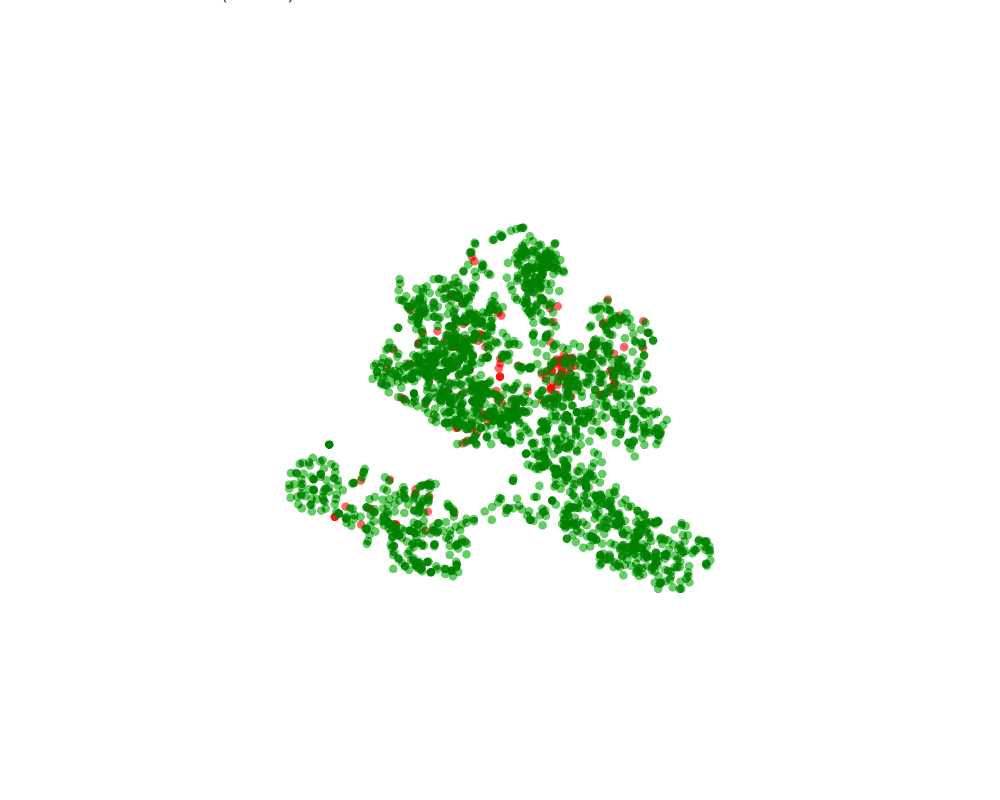

The notebook cell saved with this chart:
### Code cell
title = "Sentences with 'liber' (N={})".format(len(sentences))
fig = go.Figure(data=go.Scatter3d(
    x=xs,
    y=ys,
    z=zs,
    mode='markers',
    marker=dict(
        size=5,
        color=colors,
        opacity=0.8
    ),
    text=hover_text,  # use mapped hover text
    hoverinfo='text',  # ensure only the text field is displayed on hover
))

fig.update_layout(
    title=title,
    scene=dict(
        xaxis=dict(title='', showgrid=False, showline=False, showticklabels=False, zeroline=False, linecolor='rgba(0,0,0,0)', showbackground=False),
        yaxis=dict(title='', showgrid=False, showline=False, showticklabels=False, zeroline=False, linecolor='rgba(0,0,0,0)', showbackground=False),
        zaxis=dict(title='', showgrid=False, showline=False, showticklabels=False, zeroline=False, linecolor='rgba(0,0,0,0)', showbackground=False),
        bgcolor='rgba(255,255,255,0)'
    ),
    paper_bgcolor='rgba(255,255,255,255)',  # set the color of the area around the axes
    plot_bgcolor='rgba(255,255,255,255)',  # set the color of the entire chart
    autosize=False,
    width=1000,
    height=800,
    margin=dict(l=0, r=0, b=0, t=0)
)

### Figure 1 — Plotly figure (JSON) as saved in the notebook; plotly's stock layout.template omitted (floating-point values rounded to 4 significant figures; data arrays with more than 128 entries replaced by an {"elided": "..."} marker saying what was removed)
{"data": [{"hoverinfo": "text", "marker": {"color": {"elided": "2154 str values"}, "opacity": 0.8, "size": 5}, "mode": "markers", "text": {"elided": "2154 str values"}, "type": "scatter3d", "x": {"elided": "2154 float values"}, "y": {"elided": "2154 float values"}, "z": {"elided": "2154 float values"}}], "layout": {"autosize": false, "height": 800, "margin": {"b": 0, "l": 0, "r": 0, "t": 0}, "paper_bgcolor": "rgba(255,255,255,255)", "plot_bgcolor": "rgba(255,255,255,255)", "scene": {"aspectmode": "auto", "aspectratio": {"x": 1.078, "y": 0.9956, "z": 0.9315}, "bgcolor": "rgba(255,255,255,0)", "xaxis": {"linecolor": "rgba(0, 0, 0, 0)", "showbackground": false, "showgrid": false, "showline": false, "showticklabels": false, "title": {"text": ""}, "type": "linear", "zeroline": false}, "yaxis": {"linecolor": "rgba(0, 0, 0, 0)", "showbackground": false, "showgrid": false, "showline": false, "showticklabels": false, "title": {"text": ""}, "type": "linear", "zeroline": false}, "zaxis": {"linecolor": "rgba(0, 0, 0, 0)", "showbackground": false, "showgrid": false, "showline": false, "showticklabels": false, "title": {"text": ""}, "type": "linear", "zeroline": false}}, "title": {"text": "Sentences with 'liber' (N=2154)"}, "width": 1000}}
